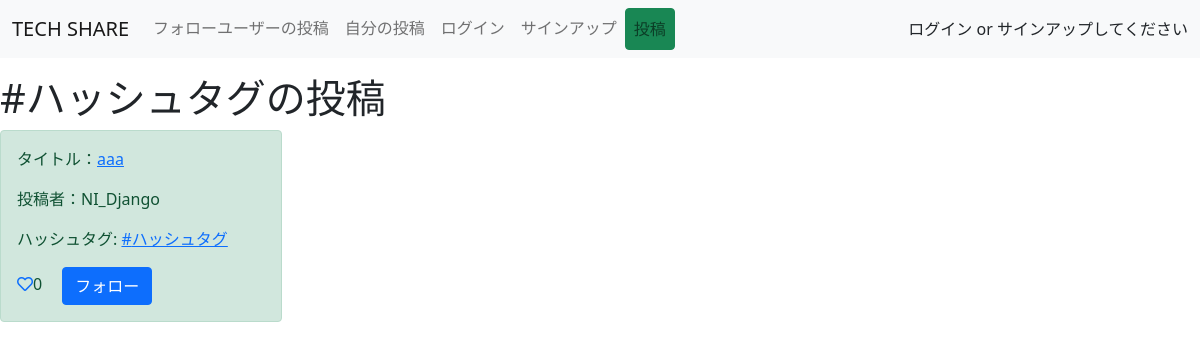
Page /tag/ハッシュタグ/ on the committed database.
### snsapp/models.py (models this page shows, shortened)
class Tag(models.Model):
    name = models.CharField(max_length=50)

class Post(models.Model):
   title = models.CharField(max_length=100)
   content = MarkdownxField('本文', help_text='Markdown形式で書いてください。')
   user = models.ForeignKey(User, on_delete=models.CASCADE)
   like = models.ManyToManyField(User, related_name='related_post', blank=True)
   created_at = models.DateTimeField(auto_now_add=True)
   tag = models.ManyToManyField(Tag)
   class Meta:
       ordering = ["-created_at"]

### snsapp/views.py (the view)
# urls.py: path('tag/<str:tag>/', TaggedPosts.as_view(), name='tagged-posts'),
class TaggedPosts(ListView):
    model = Post
    template_name = 'snsapp/tagged_posts.html'
    context_object_name = 'object_list'
    def get_queryset(self):
        tag_name = self.kwargs['tag']
        try:
            tag = Tag.objects.get(name=tag_name)
        except Tag.DoesNotExist:
            raise Http404("Tag does not exist")
        return tag.post_set.all()
    def get_context_data(self, **kwargs):
        context = super().get_context_data(**kwargs)
        tag_name = self.kwargs['tag']
        context['tag_name'] = tag_name
        return context

### template/snsapp/tagged_posts.html (shortened to what this page needs)
{% extends 'base.html' %}
{% block content %}
    <h1>#{{ tag_name }}の投稿</h1>
        <div class="row">
          {% for item in object_list %}
          <div class="col-md-3">
            <div class="alert alert-success" role="alert">
              <p>タイトル：<a href="{% url 'snsapp:detail' item.pk %}">{{item.title}}</a></p>
              <p>投稿者：{{item.user.username}}</p>
              {% if item.tag.all %}
              <p>
                ハッシュタグ:
                {% for tag in item.tag.all %}
                  {% if tag.name %}
                  <a href="{% url 'snsapp:tagged-posts' tag.name %}">#{{ tag.name }}</a>
                  {% endif %}
                {% endfor %}
              </p>
              {% endif %}
              {% if request.user in item.like.all %}
              <a href="{% url 'snsapp:like-home' item.pk %}" class="like-btn add-color" tabindex="-1" role="button" aria-disabled="true"><i class="far fa-heart"></i></a>{{item.like.count}}
              {% else %}
              <a href="{% url 'snsapp:like-home' item.pk %}" class="like-btn" tabindex="-1" role="button" aria-disabled="true"><i class="far fa-heart"></i></a>{{item.like.count}}
              {% endif %}
              {% if item.user in connection.0.following.all %}
              <a href="{% url 'account:follow-home' item.pk %}" class="btn btn-danger ms-3" tabindex="-1" role="button" aria-disabled="true">フォロー解除</a>
              {% else %}
              <a href="{% url 'account:follow-home' item.pk %}" class="btn btn-primary ms-3" tabindex="-1" role="button" aria-disabled="true">フォロー</a>
              {% endif %}
            </div>
          </div>
          {% endfor %}
        </div>
{% endblock %}

### rows in the picture
Tag: name "ハッシュタグ"
Post: title "aaa", user.username "NI_Django", like.count "0", shows "フォロー"
